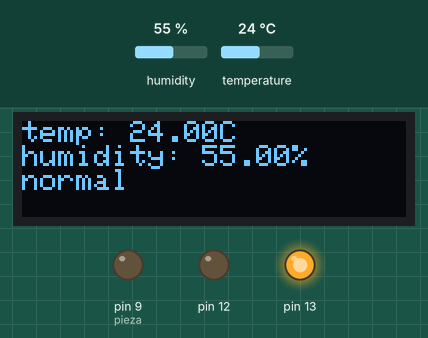
A sketch run on a simulated Arduino Uno, built with avr-gcc and run on an emulated ATmega328P. Shown: 128×32 one-colour display, output pins drawn as LEDs (lit = HIGH). Dashed ring = blinking. The test bench sets the inputs (shaded band); at power-on: humidity 55 %, temperature 24 °C. The display library's start-up logo is not drawn.

Above: at 3.2 s.
3.3 s: humidity set to 32 %
At 5.2 s:
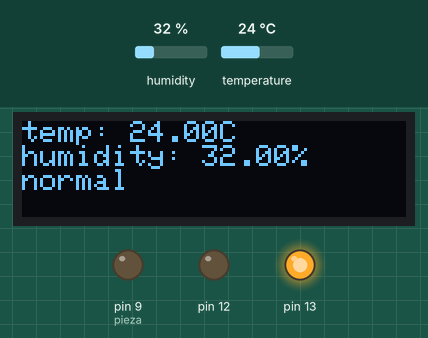
6.0 s: humidity set to 29 %
At 7.9 s:
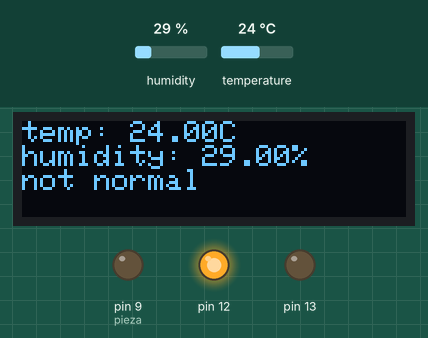
8.7 s: humidity set to 40 %
At 11.2 s:
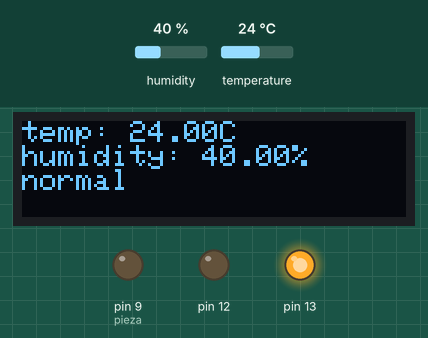
12.2 s: temperature set to 21 °C
At 13.4 s:
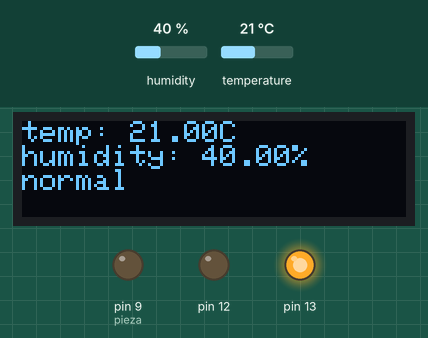
14.9 s: temperature set to 18 °C
At 16.67 s:
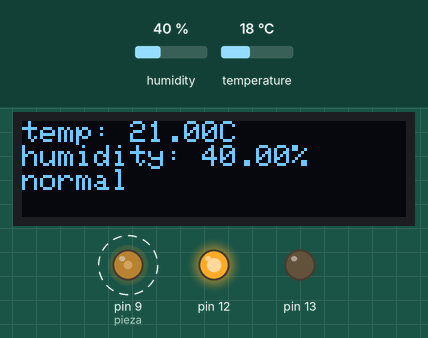
Timing chart, 0 to 18.9 s (numbered marks = the images above; inputs shaded):
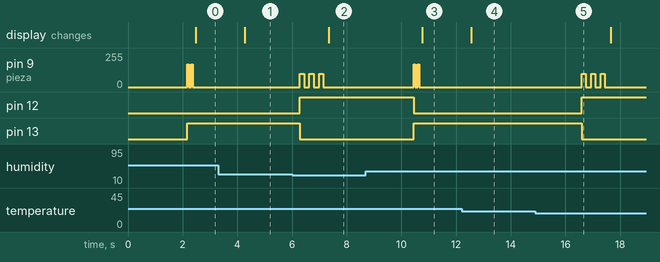

The sketch:

meteo.ino
```cpp
int pieza = 9;
int a = 0;
int b = 0;
#include "DHT.h"
#define DHTPIN 2 // Тот самый номер пина, о котором упоминалось выше
#include <Adafruit_GFX.h>        //OLED библиотека
#include <Adafruit_SSD1306.h>
#include <Wire.h>                //Библиотека I2C
#define SCREEN_WIDTH 128 // Ширина OLED-дисплея, в пикселях
#define SCREEN_HEIGHT 32 // Высота OLED-дисплея в пикселях
#define OLED_RESET    -1 // т.к.у дисплея нет пина сброса прописываем -1, если используется общий сброс Arduino
DHT dht(DHTPIN, DHT11);
Adafruit_SSD1306 display(SCREEN_WIDTH, SCREEN_HEIGHT, &Wire, OLED_RESET); //Объявляем имя и задаем параметры
void setup() {
  pinMode(pieza, OUTPUT);
  pinMode(13, OUTPUT);
  pinMode(12, OUTPUT);
  display.begin(SSD1306_SWITCHCAPVCC, 0x3C); //Запуск дисплея
  display.display();
  delay(2000);
  Serial.begin(9600);
  dht.begin();
}
void loop() {
  delay(100);
  float h = dht.readHumidity(); //Измеряем влажность
  float t = dht.readTemperature(); //Измеряем температуру
  if (isnan(h) || isnan(t)) {  // Проверка. Если не удается считать показания, выводится «Ошибка считывания», и программа завершает работу
    Serial.println("Ошибка считывания");
    return;
  }
   display.clearDisplay();               //Очистить дисплей
    display.setTextSize(1);               //Задаем размер текста
    display.setTextColor(WHITE);          //Задаем цвет текста
    display.setCursor(0,0);             //Задаем координату начала текста в пикселях
    display.print("temp: ");
    display.print(t);
    display.println("C");
    display.print("humidity: ");
    display.print(h);
    display.println("%");
    if ((t > 19 and t <= 28) and (h > 30 and h < 60)) {;
      digitalWrite(13, HIGH);
      digitalWrite(12, LOW);
      display.println("normal");
      a = 0;
      if (b == 0) {
      analogWrite(pieza, 170);
      delay(50);
      analogWrite(pieza, 0);
      delay(100);
      analogWrite(pieza, 170);
      delay(50);
      analogWrite(pieza, 0);
      delay(100);
      b = 1;
      }
    }
    else{
      digitalWrite(12, HIGH);
      digitalWrite(13, LOW);
      display.println("not normal");
      b = 0;
      if (a == 0) {
      analogWrite(pieza, 100);
      delay(150);
      analogWrite(pieza, 0);
      delay(200);
      analogWrite(pieza, 100);
      delay(150);
      analogWrite(pieza, 0);
      delay(200);
      analogWrite(pieza, 100);
      delay(150);
      analogWrite(pieza, 0);
      delay(200);
      a = 1;
      }
    }
    display.display();  //Команда для отображения всего этого на дисплее
}
```

Measured:
- the behaviour switches between 31 and 30 % on humidity (found by bisection; images 1 and 2)
- the behaviour switches between 20 and 19 °C on temperature (found by bisection; images 4 and 5)
- after the input at 3.3 s, the display: changes after 0.97 s (image 1)
- after the input at 6.0 s, pin 9 (pieza): alternates 100/255 for 0.15 s and 0/255 for 0.20 s, 6 changes in all, then stays 0/255, starting after 0.29 s; pin 12: LOW → HIGH after 0.29 s; pin 13: HIGH → LOW after 0.29 s; the display: changes after 1.4 s (image 2)
- after the input at 8.7 s, pin 9 (pieza): alternates 170/255 for 0.05 s and 0/255 for 0.10 s, 4 changes in all, then stays 0/255, starting after 1.8 s; pin 12: HIGH → LOW after 1.8 s; pin 13: LOW → HIGH after 1.8 s; the display: changes after 2.1 s (image 3)
- after the input at 12.2 s, the display: changes after 0.36 s (image 4)
- after the input at 14.9 s, pin 9 (pieza): alternates 100/255 for 0.15 s and 0/255 for 0.20 s, 6 changes in all, then stays 0/255, starting after 1.7 s; pin 12: LOW → HIGH after 1.7 s; pin 13: HIGH → LOW after 1.7 s
- by itself, pin 9 (pieza): alternates 170/255 for 0.05 s and 0/255 for 0.10 s, 4 changes in all, then stays 0/255
